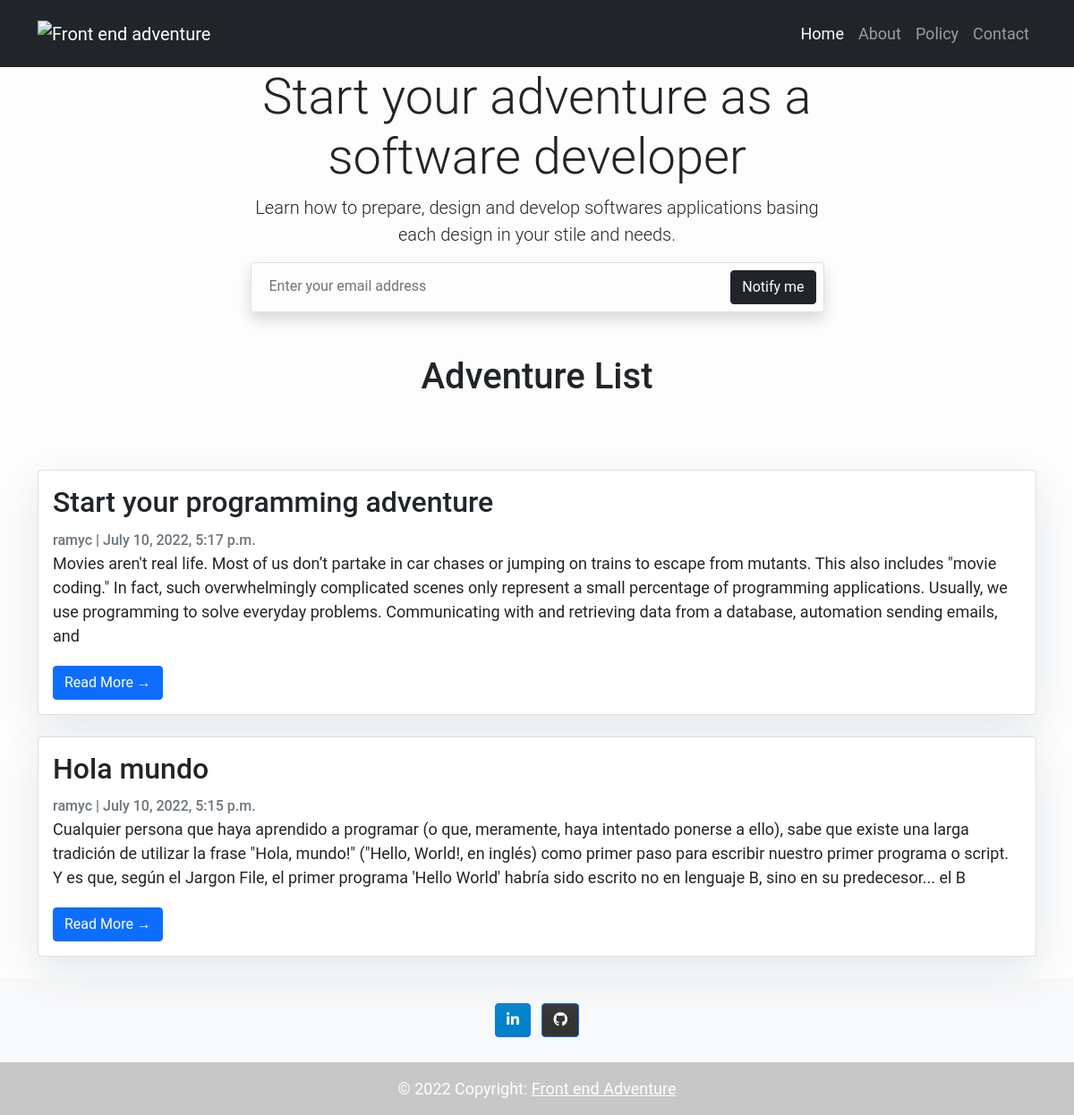
The page / on the database its author committed.
### front_end_adv_site/models.py (models this page shows, shortened)
class Post(models.Model):
    title = models.CharField(max_length=200, unique=True)
    slug = models.SlugField(max_length=200, unique=True)
    author = models.ForeignKey(User, on_delete= models.CASCADE,related_name='blog_posts')
    updated_on = models.DateTimeField(auto_now= True)
    content = models.TextField()
    image: models.ImageField(upload_to='users/%Y/%m/%d/', blank=True)
    created_on = models.DateTimeField(auto_now_add=True)
    status = models.IntegerField(choices=STATUS, default=0)
    category = models.IntegerField(choices=CATEGORY, default=0)
    class Meta:
        verbose_name = 'ADVENTURE POST'
        verbose_name_plural = 'ADVENTURES POSTS'
        ordering = ["-created_on"]

### front_end_adv_site/views.py (the view)
# urls.py: path('', views.PostList.as_view(), name = 'home'),
class PostList(generic.ListView):
    model = Post
    query_set = model.objects.filter(status = 1).order_by('-created_on') # filter the post object by status equal to 1 and ordered by created date
    template_name = 'index.html'

### front_end_adv_site/templates/index.html (shortened to what this page needs)
<!DOCTYPE html>
<html>
  <head>
    <link rel="stylesheet" href="" />
  </head>
  <body>
    {% extends "base.html" %} {% block content %}
    {% block sidebar %} {% include 'sidebar.html' %} {% endblock sidebar %}
    <div class="container">
      <div class="p-5 text-center">
        <h1 class="mb-3">Adventure List</h1>
      </div>
      <div class="row">
        <div class="col-md-15 mt-3 left">
          {% for post in post_list %}
          <div class="card mb-4">
            <div class="card-body">
              <h2 class="card-title">{{ post.title }}</h2>
              <strong class="card-text text-muted h6">
                {{ post.author }} | {{ post.created_on}}
              </strong>
              <p class="card-text">{{post.content|slice:":400" }}</p>
              <a
                href="{% url 'post_detail' post.slug  %}"
                class="btn btn-primary mt-1"
                >Read More &rarr;</a
              >
            </div>
          </div>
          {% endfor %}
        </div>
      </div>
    </div>
    {%endblock%}

### front_end_adv_site/templates/base.html (shortened to what this page needs)
<!DOCTYPE html>
<html>
  <head>
    <link rel="stylesheet" href="" />
    <link
      href="https://cdn.jsdelivr.net/npm/bootstrap@5.1.3/dist/css/bootstrap.min.css"
      rel="stylesheet"
    />
    <link
      href="https://unpkg.com/@webpixels/css/dist/index.css"
      rel="stylesheet"
    />
  </head>
  <body>
    <nav class="navbar navbar-expand-lg navbar-dark bg-dark px-0 py-3">
      <div class="container-xl">
        <a class="navbar-brand" href="{% url 'home' %}">
          <img
            src="https://i.ibb.co/rdSwLB8/adventure.png"
            class="h-8"
            alt="Front end adventure"
          />
        </a>
        <div class="collapse navbar-collapse" id="navbarCollapse">
          <div class="navbar-nav ms-lg-4">
            <a
              class="nav-item nav-link active"
              href="{% url 'home' %}"
              aria-current="page"
              >Home</a
            >
            <a class="nav-item nav-link" href="#">About</a>
            <a class="nav-item nav-link" href="#">Policy</a>
            <a class="nav-item nav-link" href="#">Contact</a>
          </div>
        </div>
      </div>
    </nav>
    {% block content %} {% endblock content %}
    <footer class="bg-light text-center text-white">
      <div class="container p-4 pb-0">
        <section class="mb-4">
          <a
            class="btn btn-primary btn-floating m-1"
            style="background-color: #0082ca"
            href="https://www.linkedin.com/in/ramy-campusano-volquez-a110ba14a/"
            role="button"
            ><i class="fab fa-linkedin-in"></i
          ></a>
          <a
            class="btn btn-primary btn-floating m-1"
            style="background-color: #333333"
            href="https://github.com/Daniels-not"
            role="button"
            ><i class="fab fa-github"></i
          ></a>
        </section>
      </div>
      <div class="text-center p-3" style="background-color: rgba(0, 0, 0, 0.2)">
        © 2022 Copyright:
        <a class="text-white" href="#">Front end Adventure</a>
      </div>
    </footer>
  </body>
</html>

### front_end_adv_site/templates/sidebar.html
{% block sidebar %}
<div class="pt-24 pb-32">
  <div class="container-lg max-w-screen-xl">
    <div class="row g-6 align-items-center">
      <div class="col-lg-7 mx-auto text-lg-center">
        <h1 class="ls-tight font-bolder display-4 mb-7">
          Start your adventure as a software developer
        </h1>
        <p class="lead mb-12">
          Learn how to prepare, design and develop softwares applications basing
          each design in your stile and needs.
        </p>
        <form class="w-2/3 mx-auto">
          <div class="rounded px-2 py-2 border shadow">
            <div class="row">
              <div class="col">
                <input
                  type="email"
                  name="email"
                  class="form-control pl-3 shadow-none bg-transparent border-0"
                  placeholder="Enter your email address"
                />
              </div>
              <div class="col-auto">
                <button type="submit" class="btn btn-block btn-dark">
                  Notify me
                </button>
              </div>
            </div>
          </div>
        </form>
      </div>
    </div>
  </div>
</div>
{% endblock sidebar %}

### front_end_adv_site/templates/base.html (style rules this page uses)
.card { box-shadow: 0 16px 48px #e3e7eb; }

### front_end_adv_site/templates/index.html (style rules this page uses)
body { font-family: "Roboto", sans-serif; font-size: 18px; background-color: #fdfdfd; }
.card { box-shadow: 0 16px 48px #e3e7eb; }

### rows shown on the page
Post: title "Start your programming adventure", author "ramyc", created_on "July 10, 2022, 5:17 p.m.", content "Movies aren't real life. Most of us don’t partake in car chases or jumping on trains to escape from mutants. This also includes \"movie coding.\" In fact, such overwhelmingly complicated scenes only represent a small percentage of programming applications. Usually, we use programming to solve everyday problems. Communicating with and retrieving data from a database, automation sending emails, and"
Post: title "Hola mundo", author "ramyc", created_on "July 10, 2022, 5:15 p.m.", content "Cualquier persona que haya aprendido a programar (o que, meramente, haya intentado ponerse a ello), sabe que existe una larga tradición de utilizar la frase \"Hola, mundo!\" (\"Hello, World!, en inglés) como primer paso para escribir nuestro primer programa o script. Y es que, según el Jargon File, el primer programa 'Hello World' habría sido escrito no en lenguaje B, sino en su predecesor... el B"
